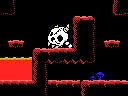

A level layout from a 2D game, rendered from its tile map. Below: a short description, then the map file with its tile-grid data intact:
An orthogonal 16x12 tile map with 8x8 px tiles, 1 tile layer (Tile Layer 1) and 5 objects (breakable-down, door-down, item, big-item, 4x4-item).

<map version="1.0" orientation="orthogonal" renderorder="right-down" width="16" height="12" tilewidth="8" tileheight="8" nextobjectid="12">
 <properties>
  <property name="left" value="lava" />
  <property name="right" value="hole" />
  <property name="up" value="hole" />
 </properties>
 <tileset firstgid="1" name="tiles" tilewidth="8" tileheight="8" tilecount="256" columns="16">
  <image source="tiles.png" width="128" height="128" />
 </tileset>
 <layer name="Tile Layer 1" width="16" height="12">
  <data encoding="csv">
118,126,1,1,1,1,1,1,1,1,1,1,1,1,123,118,
254,144,1,1,1,1,1,1,1,1,1,1,1,1,145,148,
1,1,1,1,1,1,1,1,1,117,120,121,1,1,1,1,
1,1,1,1,1,1,198,199,200,251,118,252,1,1,1,1,
1,1,1,1,1,1,214,215,216,251,118,126,1,1,1,1,
1,152,156,1,1,1,230,231,232,251,118,126,1,152,156,1,
1,1,1,1,117,120,247,119,119,143,118,126,1,1,1,1,
101,101,101,101,124,151,147,148,147,147,147,144,1,1,1,1,
113,113,113,113,251,126,1,1,1,1,1,1,1,1,1,1,
113,113,113,113,251,127,1,1,1,1,1,104,105,1,1,1,
119,119,119,119,143,127,119,247,119,247,117,247,119,247,119,120,
118,118,118,118,118,126,118,118,118,118,251,118,118,118,118,118
</data>
 </layer>
 <objectgroup name="objects">
  <object id="4" type="breakable-down" x="48" y="80" width="32" height="16" />
  <object id="5" type="door-down" x="48" y="80" width="32" height="16" />
  <object id="9" type="item" x="104" y="24" width="16" height="16" />
  <object id="10" type="big-item" x="96" y="56" width="32" height="24" />
  <object id="11" type="4x4-item" x="96" y="48" width="32" height="32" />
 </objectgroup>
</map>
